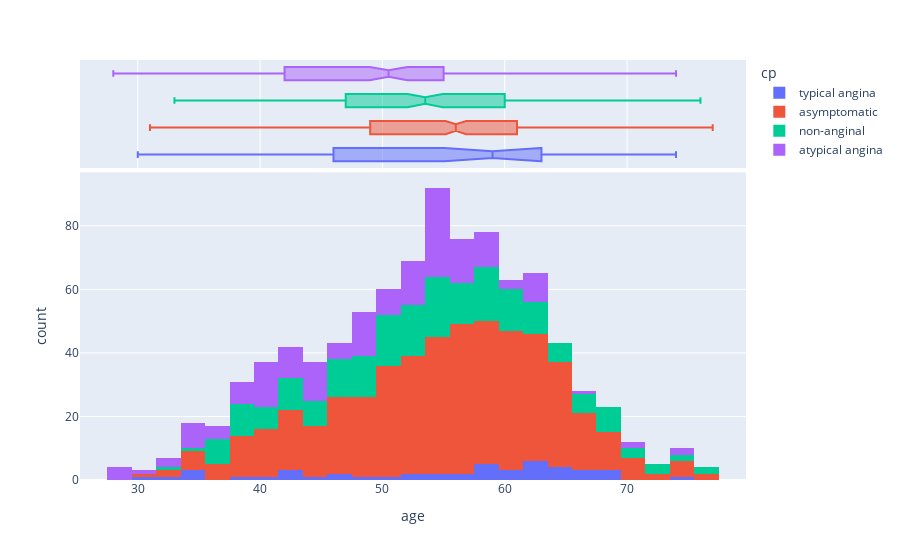

The cell this chart's notebook holds for it:
### Code cell
# draw the plot of age colum grouped by cp column using plotly
fig = px.histogram(df, x="age", color="cp", marginal="box", hover_data=df.columns)
fig.show()

### Figure 1 — Plotly figure (JSON) as saved in the notebook; plotly's stock layout.template omitted (floating-point values rounded to 4 significant figures; data arrays with more than 128 entries replaced by an {"elided": "..."} marker saying what was removed)
{"data": [{"alignmentgroup": "True", "bingroup": "x", "hovertemplate": "cp=typical angina<br>age=%{x}<br>count=%{y}<extra></extra>", "legendgroup": "typical angina", "marker": {"color": "#636efa", "pattern": {"shape": ""}}, "name": "typical angina", "offsetgroup": "typical angina", "orientation": "v", "showlegend": true, "type": "histogram", "x": [63, 64, 58, 66, 69, 40, 51, 34, 52, 65, 59, 52, 42, 59, 69, 59, 38, 56, 61, 60, 59, 64, 45, 30, 35, 43, 47, 54, 57, 62, 34, 43, 46, 55, 32, 62, 62, 67, 67, 65, 49, 62, 61, 68, 74, 62], "xaxis": "x", "yaxis": "y"}, {"alignmentgroup": "True", "customdata": {"elided": "46x15 mixed values"}, "hovertemplate": "cp=%{customdata[3]}<br>age=%{x}<br>id=%{customdata[0]}<br>sex=%{customdata[1]}<br>dataset=%{customdata[2]}<br>trestbps=%{customdata[4]}<br>chol=%{customdata[5]}<br>fbs=%{customdata[6]}<br>restecg=%{customdata[7]}<br>thalch=%{customdata[8]}<br>exang=%{customdata[9]}<br>oldpeak=%{customdata[10]}<br>slope=%{customdata[11]}<br>ca=%{customdata[12]}<br>thal=%{customdata[13]}<br>num=%{customdata[14]}<extra></extra>", "legendgroup": "typical angina", "marker": {"color": "#636efa"}, "name": "typical angina", "notched": true, "offsetgroup": "typical angina", "showlegend": false, "type": "box", "x": [63, 64, 58, 66, 69, 40, 51, 34, 52, 65, 59, 52, 42, 59, 69, 59, 38, 56, 61, 60, 59, 64, 45, 30, 35, 43, 47, 54, 57, 62, 34, 43, 46, 55, 32, 62, 62, 67, 67, 65, 49, 62, 61, 68, 74, 62], "xaxis": "x2", "yaxis": "y2"}, {"alignmentgroup": "True", "bingroup": "x", "hovertemplate": "cp=asymptomatic<br>age=%{x}<br>count=%{y}<extra></extra>", "legendgroup": "asymptomatic", "marker": {"color": "#EF553B", "pattern": {"shape": ""}}, "name": "asymptomatic", "offsetgroup": "asymptomatic", "orientation": "v", "showlegend": true, "type": "histogram", "x": {"elided": "496 int values"}, "xaxis": "x", "yaxis": "y"}, {"alignmentgroup": "True", "customdata": {"elided": "496x15 mixed values"}, "hovertemplate": "cp=%{customdata[3]}<br>age=%{x}<br>id=%{customdata[0]}<br>sex=%{customdata[1]}<br>dataset=%{customdata[2]}<br>trestbps=%{customdata[4]}<br>chol=%{customdata[5]}<br>fbs=%{customdata[6]}<br>restecg=%{customdata[7]}<br>thalch=%{customdata[8]}<br>exang=%{customdata[9]}<br>oldpeak=%{customdata[10]}<br>slope=%{customdata[11]}<br>ca=%{customdata[12]}<br>thal=%{customdata[13]}<br>num=%{customdata[14]}<extra></extra>", "legendgroup": "asymptomatic", "marker": {"color": "#EF553B"}, "name": "asymptomatic", "notched": true, "offsetgroup": "asymptomatic", "showlegend": false, "type": "box", "x": {"elided": "496 int values"}, "xaxis": "x2", "yaxis": "y2"}, {"alignmentgroup": "True", "bingroup": "x", "hovertemplate": "cp=non-anginal<br>age=%{x}<br>count=%{y}<extra></extra>", "legendgroup": "non-anginal", "marker": {"color": "#00cc96", "pattern": {"shape": ""}}, "name": "non-anginal", "offsetgroup": "non-anginal", "orientation": "v", "showlegend": true, "type": "histogram", "x": {"elided": "204 int values"}, "xaxis": "x", "yaxis": "y"}, {"alignmentgroup": "True", "customdata": {"elided": "204x15 mixed values"}, "hovertemplate": "cp=%{customdata[3]}<br>age=%{x}<br>id=%{customdata[0]}<br>sex=%{customdata[1]}<br>dataset=%{customdata[2]}<br>trestbps=%{customdata[4]}<br>chol=%{customdata[5]}<br>fbs=%{customdata[6]}<br>restecg=%{customdata[7]}<br>thalch=%{customdata[8]}<br>exang=%{customdata[9]}<br>oldpeak=%{customdata[10]}<br>slope=%{customdata[11]}<br>ca=%{customdata[12]}<br>thal=%{customdata[13]}<br>num=%{customdata[14]}<extra></extra>", "legendgroup": "non-anginal", "marker": {"color": "#00cc96"}, "name": "non-anginal", "notched": true, "offsetgroup": "non-anginal", "showlegend": false, "type": "box", "x": {"elided": "204 int values"}, "xaxis": "x2", "yaxis": "y2"}, {"alignmentgroup": "True", "bingroup": "x", "hovertemplate": "cp=atypical angina<br>age=%{x}<br>count=%{y}<extra></extra>", "legendgroup": "atypical angina", "marker": {"color": "#ab63fa", "pattern": {"shape": ""}}, "name": "atypical angina", "offsetgroup": "atypical angina", "orientation": "v", "showlegend": true, "type": "histogram", "x": {"elided": "174 int values"}, "xaxis": "x", "yaxis": "y"}, {"alignmentgroup": "True", "customdata": {"elided": "174x15 mixed values"}, "hovertemplate": "cp=%{customdata[3]}<br>age=%{x}<br>id=%{customdata[0]}<br>sex=%{customdata[1]}<br>dataset=%{customdata[2]}<br>trestbps=%{customdata[4]}<br>chol=%{customdata[5]}<br>fbs=%{customdata[6]}<br>restecg=%{customdata[7]}<br>thalch=%{customdata[8]}<br>exang=%{customdata[9]}<br>oldpeak=%{customdata[10]}<br>slope=%{customdata[11]}<br>ca=%{customdata[12]}<br>thal=%{customdata[13]}<br>num=%{customdata[14]}<extra></extra>", "legendgroup": "atypical angina", "marker": {"color": "#ab63fa"}, "name": "atypical angina", "notched": true, "offsetgroup": "atypical angina", "showlegend": false, "type": "box", "x": {"elided": "174 int values"}, "xaxis": "x2", "yaxis": "y2"}], "layout": {"barmode": "relative", "legend": {"title": {"text": "cp"}, "tracegroupgap": 0}, "margin": {"t": 60}, "xaxis": {"anchor": "y", "domain": [0, 1], "title": {"text": "age"}}, "xaxis2": {"anchor": "y2", "domain": [0, 1], "matches": "x", "showgrid": true, "showticklabels": false}, "yaxis": {"anchor": "x", "domain": [0, 0.7326], "title": {"text": "count"}}, "yaxis2": {"anchor": "x2", "domain": [0.7426, 1], "matches": "y2", "showgrid": false, "showline": false, "showticklabels": false, "ticks": ""}}}
